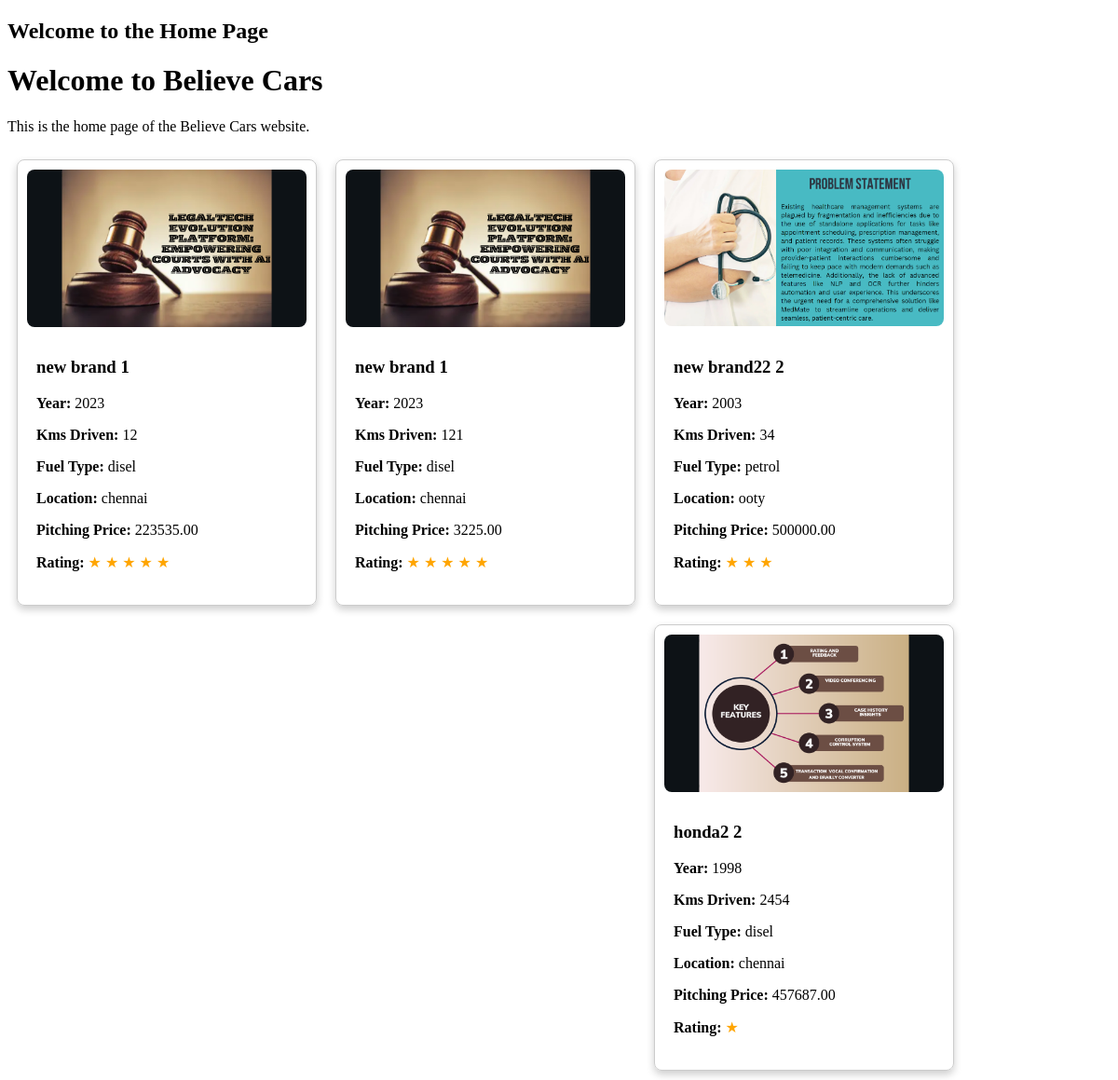
The app's page /users/, older data.
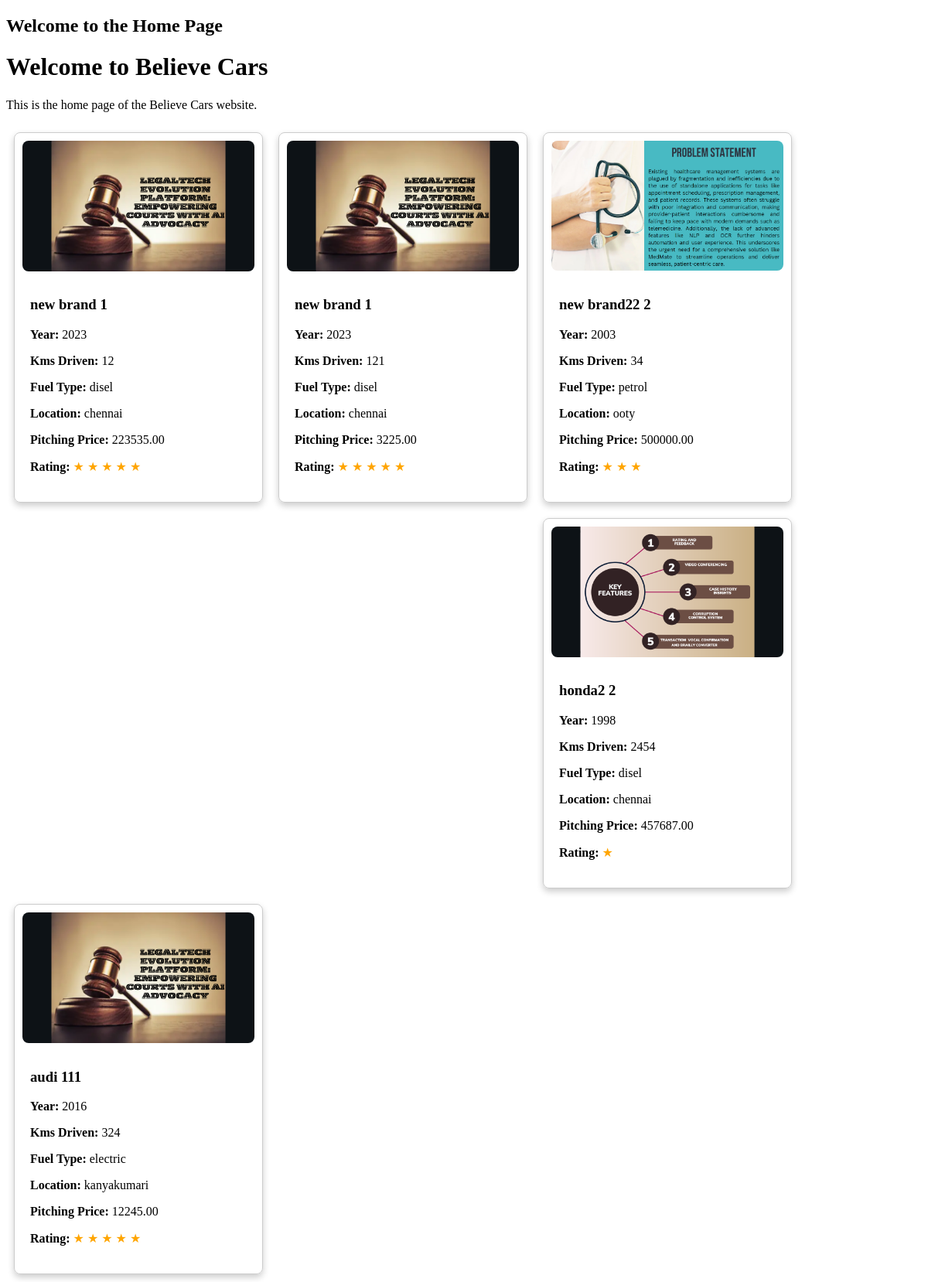
The same page, newer data.
### users/models.py (models this page shows, shortened)
class VehicleListing(models.Model):
    seller = models.ForeignKey(User, on_delete=models.CASCADE)
    brand = models.CharField(max_length=100)
    model = models.CharField(max_length=100)
    year = models.IntegerField()
    kms_driven = models.IntegerField()
    fuel_type = models.CharField(max_length=50)
    location = models.CharField(max_length=100)
    pitching_price = models.DecimalField(max_digits=10, decimal_places=2)
    product_image = models.ImageField(upload_to='vehicle_images/')
    is_approved = models.BooleanField(default=False)
    star_rating = models.IntegerField(null=True, blank=True)  # New field for star ratings

### users/views/user_views.py (the view)
# urls.py: path('', user_views.home, name='home'),
def home(request):
    approved_listings = VehicleListing.objects.filter(is_approved=True)
    context = {
        'approved_listings': approved_listings
    }
    return render(request, 'users/home.html', context)

### users/templates/users/home.html (shortened to what this page needs)
<!DOCTYPE html>
<html>
  <head>
  </head>
  <body>
    <div class="container">
      <h2>Welcome to the Home Page</h2>
      <h1>Welcome to Believe Cars</h1>
      <p>This is the home page of the Believe Cars website.</p>
      <div class="cards-container">
        {% for listing in approved_listings %}
          <div class="card">
            <img src="{{ listing.product_image.url }}" alt="Product Image" />
            <div class="card-content">
              <h3>{{ listing.brand }} {{ listing.model }}</h3>
              <p>
                <strong>Year:</strong> {{ listing.year }}
              </p>
              <p>
                <strong>Kms Driven:</strong> {{ listing.kms_driven }}
              </p>
              <p>
                <strong>Fuel Type:</strong> {{ listing.fuel_type }}
              </p>
              <p>
                <strong>Location:</strong> {{ listing.location }}
              </p>
              <p>
                <strong>Pitching Price:</strong> {{ listing.pitching_price }}
              </p>
              {% if listing.star_rating %}
                <p>
                  <strong>Rating:</strong>
                  {% for i in 'x'|rjust:listing.star_rating %}
                    <span class="star-ratings">★</span>
                  {% endfor %}
                </p>
              {% endif %}
            </div>
          </div>
        {% endfor %}
      </div>
    </div>
  </body>
</html>

### users/templates/users/home.html (style rules this page uses)
.card { border: 1px solid #ccc; border-radius: 8px; padding: 10px; margin: 10px; width: 300px; float: left; box-shadow: 0 4px 8px 0 rgba(0, 0, 0, 0.2); }
.card img { max-width: 100%; height: auto; border-radius: 8px; }
.card-content { padding: 10px; }
.star-ratings { color: orange; }

Row changes from the older to the newer data that the page shows:
added VehicleListing: product_image (picture), brand "audi", model "111", year "2016", kms_driven "324", fuel_type "electric", location "kanyakumari", pitching_price "12245.00", shows "Rating:", star_rating 5 (drawn)
